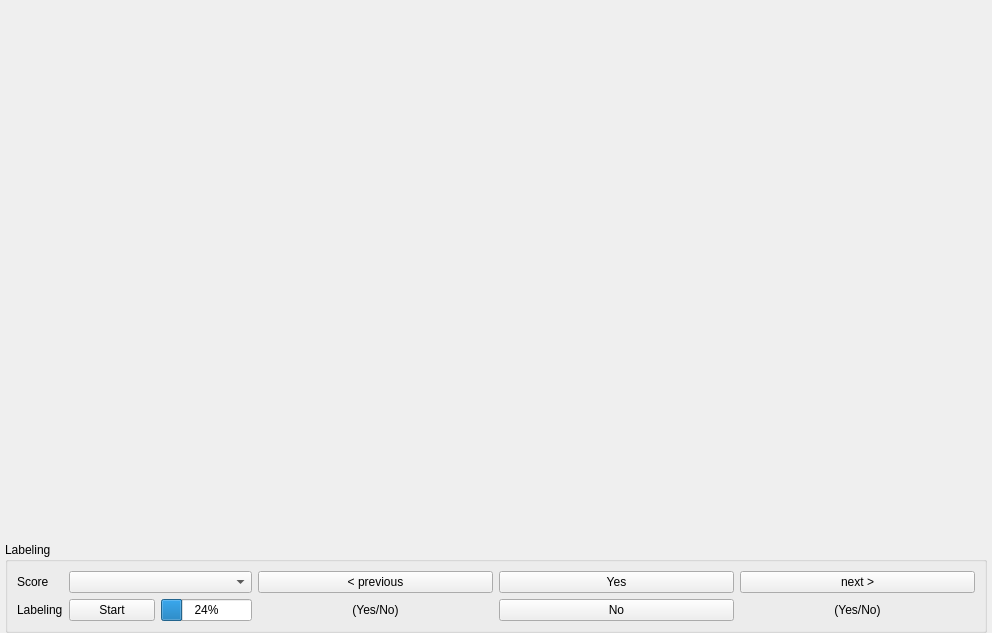
<?xml version="1.0" encoding="UTF-8"?>
<ui version="4.0">
 <class>binary</class>
 <widget class="QWidget" name="binary">
  <property name="geometry">
   <rect>
    <x>0</x>
    <y>0</y>
    <width>992</width>
    <height>633</height>
   </rect>
  </property>
  <property name="windowTitle">
   <string>Form</string>
  </property>
  <layout class="QVBoxLayout" name="verticalLayout_2" stretch="0,0">
   <property name="leftMargin">
    <number>5</number>
   </property>
   <property name="rightMargin">
    <number>5</number>
   </property>
   <property name="bottomMargin">
    <number>0</number>
   </property>
   <item>
    <widget class="WidgetVisualize" name="widget_vis" native="true">
     <property name="sizePolicy">
      <sizepolicy hsizetype="Preferred" vsizetype="Expanding">
       <horstretch>0</horstretch>
       <verstretch>0</verstretch>
      </sizepolicy>
     </property>
    </widget>
   </item>
   <item>
    <widget class="QGroupBox" name="groupBox">
     <property name="title">
      <string>Labeling</string>
     </property>
     <layout class="QHBoxLayout" name="horizontalLayout">
      <item>
       <layout class="QFormLayout" name="formLayout">
        <item row="0" column="0">
         <widget class="QLabel" name="label_3">
          <property name="text">
           <string>Score</string>
          </property>
         </widget>
        </item>
        <item row="0" column="1">
         <widget class="QComboBox" name="comboBox_score"/>
        </item>
        <item row="1" column="0">
         <widget class="QLabel" name="label_4">
          <property name="text">
           <string>Labeling</string>
          </property>
         </widget>
        </item>
        <item row="1" column="1">
         <layout class="QHBoxLayout" name="horizontalLayout_3">
          <item>
           <widget class="QPushButton" name="pushButton_start">
            <property name="sizePolicy">
             <sizepolicy hsizetype="Expanding" vsizetype="Fixed">
              <horstretch>0</horstretch>
              <verstretch>0</verstretch>
             </sizepolicy>
            </property>
            <property name="text">
             <string>Start</string>
            </property>
           </widget>
          </item>
          <item>
           <widget class="QProgressBar" name="progressBar_progress">
            <property name="sizePolicy">
             <sizepolicy hsizetype="Preferred" vsizetype="Fixed">
              <horstretch>0</horstretch>
              <verstretch>0</verstretch>
             </sizepolicy>
            </property>
            <property name="value">
             <number>24</number>
            </property>
           </widget>
          </item>
         </layout>
        </item>
       </layout>
      </item>
      <item>
       <layout class="QVBoxLayout" name="verticalLayout_3">
        <item>
         <widget class="QPushButton" name="pushButton_3">
          <property name="sizePolicy">
           <sizepolicy hsizetype="Expanding" vsizetype="Fixed">
            <horstretch>0</horstretch>
            <verstretch>0</verstretch>
           </sizepolicy>
          </property>
          <property name="text">
           <string>&lt; previous</string>
          </property>
         </widget>
        </item>
        <item>
         <widget class="QLabel" name="label">
          <property name="text">
           <string>(Yes/No)</string>
          </property>
          <property name="alignment">
           <set>Qt::AlignCenter</set>
          </property>
         </widget>
        </item>
       </layout>
      </item>
      <item>
       <layout class="QVBoxLayout" name="verticalLayout">
        <item>
         <widget class="QPushButton" name="pushButton">
          <property name="sizePolicy">
           <sizepolicy hsizetype="Expanding" vsizetype="Fixed">
            <horstretch>0</horstretch>
            <verstretch>0</verstretch>
           </sizepolicy>
          </property>
          <property name="text">
           <string>Yes</string>
          </property>
         </widget>
        </item>
        <item>
         <widget class="QPushButton" name="pushButton_2">
          <property name="text">
           <string>No</string>
          </property>
         </widget>
        </item>
       </layout>
      </item>
      <item>
       <layout class="QVBoxLayout" name="verticalLayout_4">
        <item>
         <widget class="QPushButton" name="pushButton_4">
          <property name="sizePolicy">
           <sizepolicy hsizetype="Expanding" vsizetype="Fixed">
            <horstretch>0</horstretch>
            <verstretch>0</verstretch>
           </sizepolicy>
          </property>
          <property name="text">
           <string>next &gt;</string>
          </property>
         </widget>
        </item>
        <item>
         <widget class="QLabel" name="label_2">
          <property name="text">
           <string>(Yes/No)</string>
          </property>
          <property name="alignment">
           <set>Qt::AlignCenter</set>
          </property>
         </widget>
        </item>
       </layout>
      </item>
     </layout>
    </widget>
   </item>
  </layout>
 </widget>
 <customwidgets>
  <customwidget>
   <class>WidgetVisualize</class>
   <extends>QWidget</extends>
   <header>dctag.gui.widget_vis</header>
   <container>1</container>
  </customwidget>
 </customwidgets>
 <resources/>
 <connections/>
</ui>
